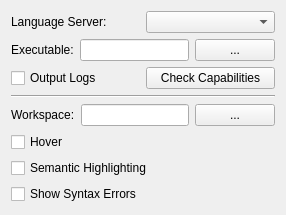
       <widget class="QWidget" name="tab_lsp">
        <property name="toolTip">
         <string>Configure the LSP Client</string>
        </property>
        <attribute name="icon">
         <iconset resource="highlight-gui.qrc">
          <normaloff>:/script_blue.png</normaloff>:/script_blue.png</iconset>
        </attribute>
        <attribute name="title">
         <string>LSP</string>
        </attribute>
        <layout class="QGridLayout" name="gridLayout_5">
         <item row="0" column="0">
          <layout class="QHBoxLayout" name="horizontalLayout_31">
           <item>
            <widget class="QLabel" name="label_10">
             <property name="text">
              <string>Language Server:</string>
             </property>
            </widget>
           </item>
           <item>
            <widget class="QComboBox" name="comboLSProfiles">
             <property name="toolTip">
              <string>Select a Language Server profile.</string>
             </property>
             <property name="editable">
              <bool>false</bool>
             </property>
             <property name="currentText">
              <string notr="true"/>
             </property>
            </widget>
           </item>
          </layout>
         </item>
         <item row="1" column="0">
          <layout class="QHBoxLayout" name="horizontalLayout_32">
           <item>
            <widget class="QLabel" name="label_17">
             <property name="text">
              <string>Executable:</string>
             </property>
            </widget>
           </item>
           <item>
            <widget class="QLineEdit" name="leLSExec">
             <property name="toolTip">
              <string>Path of the server executable.</string>
             </property>
            </widget>
           </item>
           <item>
            <widget class="QPushButton" name="pbSelExecutable">
             <property name="minimumSize">
              <size>
               <width>20</width>
               <height>0</height>
              </size>
             </property>
             <property name="toolTip">
              <string>Select the server executable.</string>
             </property>
             <property name="text">
              <string>...</string>
             </property>
            </widget>
           </item>
          </layout>
         </item>
         <item row="2" column="0">
          <layout class="QHBoxLayout" name="horizontalLayout_34">
           <item>
            <widget class="QCheckBox" name="cbLSDebug">
             <property name="toolTip">
              <string>Print LSP messages to standard error</string>
             </property>
             <property name="text">
              <string>Output Logs</string>
             </property>
            </widget>
           </item>
           <item>
            <widget class="QPushButton" name="pbLSInitialize">
             <property name="toolTip">
              <string>Start an initialization request.</string>
             </property>
             <property name="text">
              <string>Check Capabilities</string>
             </property>
            </widget>
           </item>
          </layout>
         </item>
         <item row="3" column="0">
          <widget class="Line" name="line_6">
           <property name="orientation">
            <enum>Qt::Horizontal</enum>
           </property>
          </widget>
         </item>
         <item row="4" column="0">
          <layout class="QHBoxLayout" name="horizontalLayout_33">
           <item>
            <widget class="QLabel" name="label_16">
             <property name="text">
              <string>Workspace:</string>
             </property>
            </widget>
           </item>
           <item>
            <widget class="QLineEdit" name="leLSWorkspace">
             <property name="toolTip">
              <string>The workspace directory.</string>
             </property>
            </widget>
           </item>
           <item>
            <widget class="QPushButton" name="pbSelWorkspace">
             <property name="minimumSize">
              <size>
               <width>20</width>
               <height>0</height>
              </size>
             </property>
             <property name="toolTip">
              <string>Select the workspace directory of your project.</string>
             </property>
             <property name="text">
              <string>...</string>
             </property>
            </widget>
           </item>
          </layout>
         </item>
         <item row="5" column="0">
          <widget class="QCheckBox" name="cbLSHover">
           <property name="toolTip">
            <string>Run hover requests to add tooltips to your output (HTML only).</string>
           </property>
           <property name="text">
            <string>Hover</string>
           </property>
           <property name="checkable">
            <bool>true</bool>
           </property>
          </widget>
         </item>
         <item row="6" column="0">
          <widget class="QCheckBox" name="cbLSSemantic">
           <property name="toolTip">
            <string>Improve token recognition with semantic highlighting.</string>
           </property>
           <property name="text">
            <string>Semantic Highlighting</string>
           </property>
           <property name="checkable">
            <bool>true</bool>
           </property>
          </widget>
         </item>
         <item row="7" column="0">
          <widget class="QCheckBox" name="cbLSSyntaxErrors">
           <property name="toolTip">
            <string>Show syntax errors and messages (depends on output format).</string>
           </property>
           <property name="text">
            <string>Show Syntax Errors</string>
           </property>
           <property name="checkable">
            <bool>true</bool>
           </property>
          </widget>
         </item>
        </layout>
       </widget>
